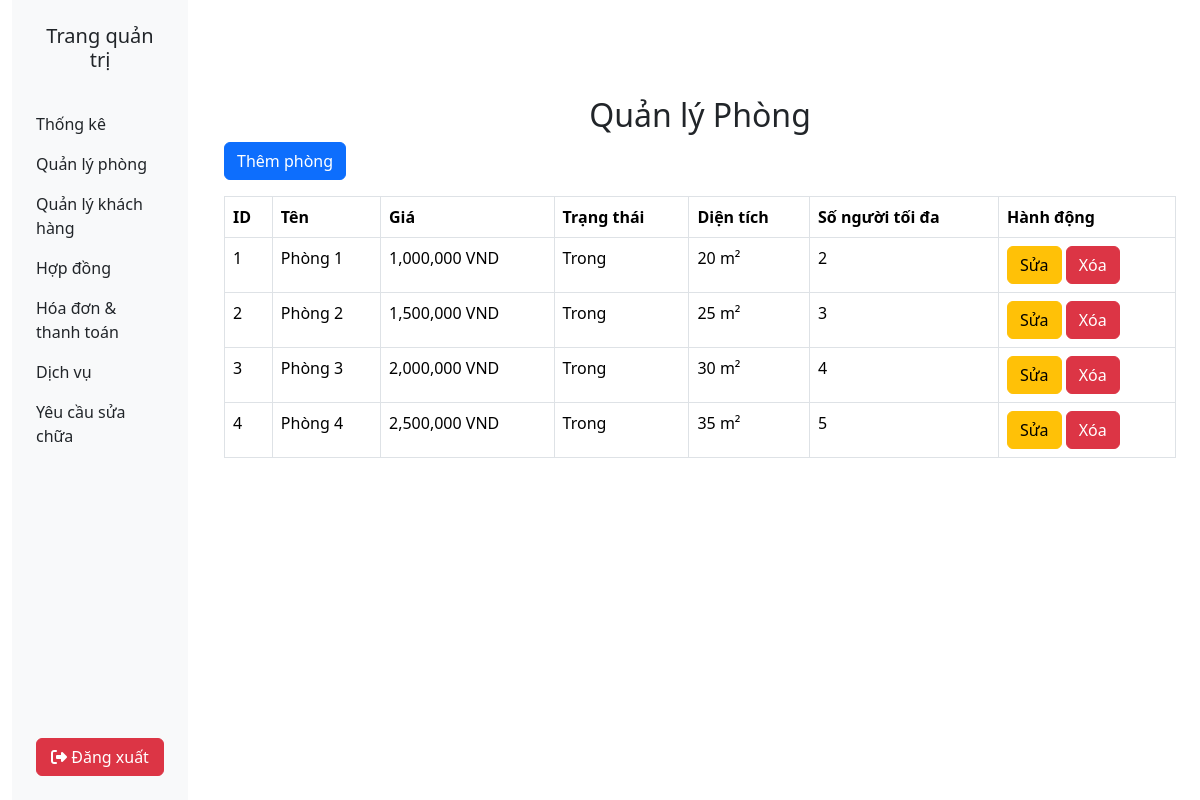
Page /room/index on the committed database.
### tables this page shows
CREATE TABLE rooms (
    id INT AUTO_INCREMENT PRIMARY KEY,
    name VARCHAR(255) NOT NULL,
    price DECIMAL(10,2) NOT NULL,
    status ENUM('trong', 'dang_thue', 'dang_sua') NOT NULL DEFAULT 'trong',
    area FLOAT NOT NULL,
    max_people INT NOT NULL,
    furniture TEXT,
    image VARCHAR(255) NULL,
    created_at TIMESTAMP DEFAULT CURRENT_TIMESTAMP
);

### app/controllers/RoomController.php (called while the page is built, shortened)
<?php
require_once __DIR__ . '/../models/RoomModel.php';
class RoomController {
    private $roomModel;
    public function __construct() {
        $this->roomModel = new RoomModel();
    }
    public function index() {
        $rooms = $this->roomModel->getAllRooms();
        include __DIR__ . '/../views/rooms/index.php';
    }
}
?>

### index.php (called while the page is built)
<?php
require_once __DIR__ . '/app/core/Router.php';
$router = new Router();
$router->dispatch();
?>

### app/core/Database.php (called while the page is built, shortened)
<?php
class Database {
    private $host = "localhost";
    private $dbname = "boarding_house";
    private $username = "root";
    private $password = "";
    public function __construct() {
        try {
            $this->conn = new PDO("mysql:host=$this->host;dbname=$this->dbname;charset=utf8", $this->username, $this->password);
        } catch (PDOException $e) {
            die("Lỗi kết nối DB: " . $e->getMessage());
        }
    }
}
?>

### app/models/BaseModel.php (called while the page is built, shortened)
<?php
require_once __DIR__ . '/../core/Database.php';
class BaseModel
{
    protected $db;
    public function __construct()
    {
        $this->db = new Database();
    }
    protected function query($sql, $params = [])
    {
        $stmt = $this->db->conn->prepare($sql);
        $stmt->execute($params);
        return $stmt;
    }
    public function getAll($table)
    {
        return $this->query("SELECT * FROM $table")->fetchAll(PDO::FETCH_ASSOC);
    }
}
?>

### app/models/RoomModel.php (called while the page is built, shortened)
<?php
require_once __DIR__ . '/BaseModel.php';
class RoomModel extends BaseModel
{
    protected $table = "rooms";
    public function getAllRooms()
    {
        return $this->getAll($this->table);
    }
}
?>

### app/views/rooms/index.php (the view, shortened to what this page needs)
<div class="container mt-5">
    <h2 class="text-center">Quản lý Phòng</h2>
    <a href="index.php?controller=room&action=create" class="btn btn-primary mb-3">Thêm phòng</a>
    <table class="table table-bordered">
        <thead>
            <tr>
                <th>ID</th>
                <th>Tên</th>
                <th>Giá</th>
                <th>Trạng thái</th>
                <th>Diện tích</th>
                <th>Số người tối đa</th>
                <th>Hành động</th>
            </tr>
        </thead>
        <tbody>
            <?php foreach ($rooms as $room) : ?>
                <tr>
                    <td><?= $room['id']; ?></td>
                    <td><?= $room['name']; ?></td>
                    <td><?= number_format($room['price']); ?> VND</td>
                    <td><?= ucfirst($room['status']); ?></td>
                    <td><?= $room['area']; ?> m²</td>
                    <td><?= $room['max_people']; ?></td>
                    <td>
                        <a href="index.php?controller=room&action=edit&id=<?= $room['id']; ?>" class="btn btn-warning">Sửa</a>
                        <a href="index.php?controller=room&action=delete&id=<?= $room['id']; ?>" class="btn btn-danger" onclick="return confirm('Bạn có chắc chắn?')">Xóa</a>
                    </td>
                </tr>
            <?php endforeach; ?>
        </tbody>
    </table>
</div>
<?php
$content = ob_get_clean();
require_once __DIR__ . '/../layouts/index.php';
?>

### app/views/layouts/index.php (shortened to what this page needs)
<div class="container-fluid">
    <div class="row">
        <div class="col-2">
            <?php require_once __DIR__ . '/sidebar.php'; ?>
        </div>
        <div class="col-10 mt-5">
            <?= $content; ?>
        </div>
    </div>
</div>
<?php
$content = ob_get_clean();
require_once __DIR__ . '/base.php';
?>

### app/views/layouts/sidebar.php
<nav class="bg-light">
  <div class="d-flex flex-column min-vh-100 px-4">
    <div class="py-4">
      <h5 class="text-center">
        Trang quản trị
      </h5>
    </div>
    <ul class="navbar-nav ">
      <li class="nav-item">
        <a class="nav-link active" aria-current="page" href="#">Thống kê</a>
      </li>
      <li class="nav-item">
        <a class="nav-link" href="/room/index">Quản lý phòng</a>
      </li>
      <li class="nav-item">
        <a class="nav-link" href="/tenant/index">Quản lý khách hàng</a>
      </li>
      <li class="nav-item">
        <a class="nav-link">Hợp đồng</a>
      </li>
      <li class="nav-item">
        <a class="nav-link">Hóa đơn & thanh toán</a>
      </li>
      <li class="nav-item">
        <a class="nav-link">Dịch vụ</a>
      </li>
      <li class="nav-item">
        <a class="nav-link">Yêu cầu sửa chữa</a>
      </li>
    </ul>
    <a href="/user/logout" class="btn btn-danger mt-auto mb-4"><i class="fas fa-sign-out-alt"></i> Đăng xuất</a>
  </div>
</nav>

### app/core/Router.php (shortened to what this page needs)
<?php
class Router {
    public function dispatch() {
        $url = isset($_GET['url']) ? $_GET['url'] : 'user/login';
        $urlParts = explode('/', trim($url, '/'));
        $controllerName = !empty($urlParts[0]) ? ucfirst($urlParts[0]) . 'Controller' : 'UserController';
        $actionName = !empty($urlParts[1]) ? $urlParts[1] : 'login';
        $controllerFile = realpath(__DIR__ . '/../controllers/' . $controllerName . '.php');
        if (file_exists($controllerFile)) {
            $controller = new $controllerName();
            if (method_exists($controller, $actionName)) {
                call_user_func([$controller, $actionName]);
            } else {
                die("Lỗi 404: Không tìm thấy action '$actionName'.");
            }
        } else {
            die("Lỗi 404: Không tìm thấy controller '$controllerName'.");
        }
    }
}
?>

### app/views/layouts/base.php (shortened to what this page needs)
<!DOCTYPE html>
<html lang="vi">
<head>
  <link href="https://cdn.jsdelivr.net/npm/bootstrap@5.3.3/dist/css/bootstrap.min.css" rel="stylesheet">
  <link rel="stylesheet" href="https://cdnjs.cloudflare.com/ajax/libs/font-awesome/6.7.2/css/all.min.css" />
</head>
<body class="p-0">
  <?= $content; ?>
</body>
</html>

### rows in the picture
rooms: id "1", name "Phòng 1", price "1,000,000", status "Trong", area "20", max_people "2"
rooms: id "2", name "Phòng 2", price "1,500,000", status "Trong", area "25", max_people "3"
rooms: id "3", name "Phòng 3", price "2,000,000", status "Trong", area "30", max_people "4"
rooms: id "4", name "Phòng 4", price "2,500,000", status "Trong", area "35", max_people "5"
